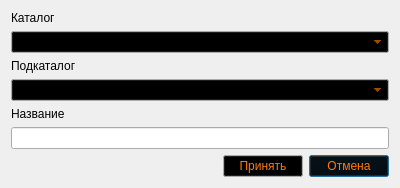
<?xml version="1.0" encoding="UTF-8"?>
<ui version="4.0">
 <class>InputItem</class>
 <widget class="QDialog" name="InputItem">
  <property name="geometry">
   <rect>
    <x>0</x>
    <y>0</y>
    <width>400</width>
    <height>180</height>
   </rect>
  </property>
  <property name="palette">
   <palette>
    <active>
     <colorrole role="Button">
      <brush brushstyle="SolidPattern">
       <color alpha="255">
        <red>0</red>
        <green>0</green>
        <blue>0</blue>
       </color>
      </brush>
     </colorrole>
     <colorrole role="Text">
      <brush brushstyle="SolidPattern">
       <color alpha="255">
        <red>106</red>
        <green>0</green>
        <blue>79</blue>
       </color>
      </brush>
     </colorrole>
     <colorrole role="ButtonText">
      <brush brushstyle="SolidPattern">
       <color alpha="255">
        <red>255</red>
        <green>122</green>
        <blue>5</blue>
       </color>
      </brush>
     </colorrole>
     <colorrole role="PlaceholderText">
      <brush brushstyle="SolidPattern">
       <color alpha="128">
        <red>106</red>
        <green>0</green>
        <blue>79</blue>
       </color>
      </brush>
     </colorrole>
    </active>
    <inactive>
     <colorrole role="Button">
      <brush brushstyle="SolidPattern">
       <color alpha="255">
        <red>0</red>
        <green>0</green>
        <blue>0</blue>
       </color>
      </brush>
     </colorrole>
     <colorrole role="Text">
      <brush brushstyle="SolidPattern">
       <color alpha="255">
        <red>106</red>
        <green>0</green>
        <blue>79</blue>
       </color>
      </brush>
     </colorrole>
     <colorrole role="ButtonText">
      <brush brushstyle="SolidPattern">
       <color alpha="255">
        <red>255</red>
        <green>122</green>
        <blue>5</blue>
       </color>
      </brush>
     </colorrole>
     <colorrole role="PlaceholderText">
      <brush brushstyle="SolidPattern">
       <color alpha="128">
        <red>106</red>
        <green>0</green>
        <blue>79</blue>
       </color>
      </brush>
     </colorrole>
    </inactive>
    <disabled>
     <colorrole role="Button">
      <brush brushstyle="SolidPattern">
       <color alpha="255">
        <red>0</red>
        <green>0</green>
        <blue>0</blue>
       </color>
      </brush>
     </colorrole>
     <colorrole role="Text">
      <brush brushstyle="SolidPattern">
       <color alpha="255">
        <red>120</red>
        <green>120</green>
        <blue>120</blue>
       </color>
      </brush>
     </colorrole>
     <colorrole role="ButtonText">
      <brush brushstyle="SolidPattern">
       <color alpha="255">
        <red>120</red>
        <green>120</green>
        <blue>120</blue>
       </color>
      </brush>
     </colorrole>
     <colorrole role="PlaceholderText">
      <brush brushstyle="SolidPattern">
       <color alpha="128">
        <red>0</red>
        <green>0</green>
        <blue>0</blue>
       </color>
      </brush>
     </colorrole>
    </disabled>
   </palette>
  </property>
  <property name="windowTitle">
   <string>Dialog</string>
  </property>
  <layout class="QGridLayout" name="gridLayout">
   <item row="0" column="0" colspan="3">
    <widget class="QLabel" name="label_cat">
     <property name="text">
      <string>Каталог</string>
     </property>
    </widget>
   </item>
   <item row="6" column="2">
    <widget class="QPushButton" name="pushButton_cancel">
     <property name="text">
      <string>Отмена</string>
     </property>
    </widget>
   </item>
   <item row="6" column="0">
    <spacer name="horizontalSpacer">
     <property name="orientation">
      <enum>Qt::Horizontal</enum>
     </property>
     <property name="sizeHint" stdset="0">
      <size>
       <width>40</width>
       <height>20</height>
      </size>
     </property>
    </spacer>
   </item>
   <item row="1" column="0" colspan="3">
    <widget class="QComboBox" name="comboBox_cat"/>
   </item>
   <item row="4" column="0" colspan="3">
    <widget class="QLabel" name="label_name">
     <property name="text">
      <string>Название</string>
     </property>
    </widget>
   </item>
   <item row="6" column="1">
    <widget class="QPushButton" name="pushButton_ok">
     <property name="text">
      <string>Принять</string>
     </property>
    </widget>
   </item>
   <item row="5" column="0" colspan="3">
    <widget class="QLineEdit" name="lineEdit_name">
     <property name="maxLength">
      <number>128</number>
     </property>
    </widget>
   </item>
   <item row="2" column="0" colspan="3">
    <widget class="QLabel" name="label_sub">
     <property name="text">
      <string>Подкаталог</string>
     </property>
    </widget>
   </item>
   <item row="3" column="0" colspan="3">
    <widget class="QComboBox" name="comboBox_sub"/>
   </item>
  </layout>
 </widget>
 <resources/>
 <connections/>
</ui>
